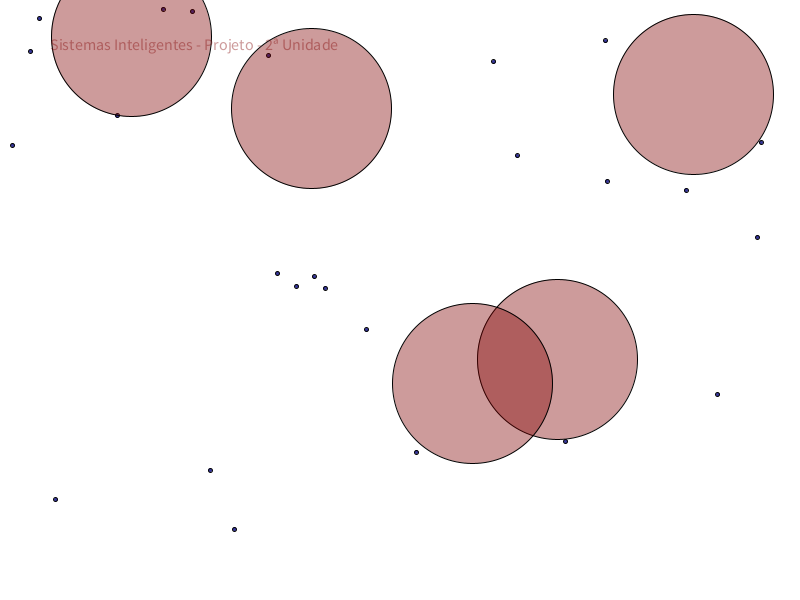
Frame 1 (no input)
Frame 60 (the mouse pressed at the canvas centre just before this capture): identical to frame 1, image omitted
Frame 120 (the mouse held since frame 60 and released just before this capture): identical to frame 1, image omitted

The Processing sketch that drew this single still picture (run headless with seeded random() and noise(); from frame 60 on, the mouse is pressed at the canvas centre):

// Processing sketch: projeto1
// ── projeto1.pde
final int n_points = 25; //<>// //<>//
final int n_discs = 5;
final float disc_radius = 80;

Disc[] discs;
Point[] points;

////////////////////////////////////////////////////////////////////
void setup() {

  size(800, 600);
  discs = new Disc[n_discs];
  points = new Point[n_points];

  for (int i = 0; i < n_points; i++) {
    points[i] = new Point(random(0, width), random(0, height));
  }

  for (int i = 0; i < n_discs; i++) {
    discs[i] = new Disc(random(0, width), random(0, height));
  }
}

void draw() {
  background(255);
  draw_points();
  draw_discs();
  temperaSimulada();
  //Informações do projeto
  textSize(16);
  text("Sistemas Inteligentes - Projeto - 2ª Unidade", 50, 50);
}
//////////////////////////TEMPERA SIMULADA//////////////////////////
int t=0;
void temperaSimulada() {
  t++;
  
}

int goal()
{
  int count = 0;
  for (int i = 0; i < n_points; i++) {
    for (int j = 0; j < n_discs; j++)
      if (discs[j].cover(points[i])) {
        count++;
        break; //???????????????????????
      }
  }
  return count;
}

void draw_points()
{
  for (int i = 0; i < n_points; i++)
    points[i].draw();
}

void draw_discs()
{
  for (int i = 0; i < n_discs; i++)
    discs[i].draw();
}


//////////////////////////JUAN/////////////////////////////////////


void keyPressed() {
  println("Tecla "+ key +" pressionada.");

  if (key=='c') background(0);

  if (key=='r') 
  {
    randomPositions();
    //while (isThereColisions() && !isALLThereCover()) randomPositions();
    //while (isThereColisions() || !isALLThereCover()) randomPositions();
    while(!isALLThereCover()) randomPositions();
  }
  if (key=='p') clear(); //Clear screen - reset
  println(goal());
}

void randomPositions() {
  for (int i=0; i<discs.length; i++) {
    discs[i].setX(random(0, width));
    discs[i].setY(random(0, height));
  }
}


void mouseClicked() {
}
//COLISÕES
boolean isThereColisions() {

  for (int i = 0; i<discs.length; i++) {
    for (int j = 0; j<discs.length; j++) {
      if (i!=j) {
        if (discs[i].colides(discs[j])) return true;
      }
    }
  }
  return false;
}

boolean isALLColisions() {
  for (int i = 0; i<discs.length; i++) {
    for (int j = 0; j<discs.length; j++) {
      if (i!=j) {
        if (!discs[i].colides(discs[j])) return false;
      }
    }
  }
  return true;
}

//COVER
boolean isThereCover() {
  for (int i = 0; i<discs.length; i++) {
    for (int j = 0; j<points.length; j++) {

      if (discs[i].cover(points[j])) return true;
    }
  }
  return false;
}

boolean isALLThereCover() {
  for (int i = 0; i<discs.length; i++) {
    boolean hasCover = false;
    for (int j = 0; j<points.length; j++) {
      if (discs[i].cover(points[j])) {
        hasCover = true;
        break;
      }
    }
    if(!hasCover) return false;
  }
  return true;
}
// ── Disc.pde
class Disc {
  float x;
  float y;
  float pX;
  float pY;

  Disc(float x_, float y_) {
    x = x_;
    y = y_;
  }

  void draw() {
    fill(127, 0, 0, 100);
    ellipse(x, y, 2*disc_radius, 2*disc_radius);
  }
  
  void setX(float x_) {
    x = x_;
  }

  void setY(float y_) {
    y = y_;
  }

  boolean cover(Point p) {
    if (dist(p.x, p.y, x, y) <= disc_radius) return true;
    return false;
  }
  boolean colides(Disc d){
    float distance = dist(x,y,d.x,d.y);
    if(distance < 2*disc_radius) return true;
    return false; 
  }
  void resetPosition(){
   x = pX;
   y = pY;
  }
  
  void setPPositions(){
   pX = x;
   pY = y;
  }
}
// ── Point.pde
class Point {
  float x;
  float y;

  Point(float x_, float y_) {
    x = x_;
    y = y_;
  }

  void draw() {
    fill(0, 0, 127, 200);
    ellipse(x, y, 4, 4);
  }
}
